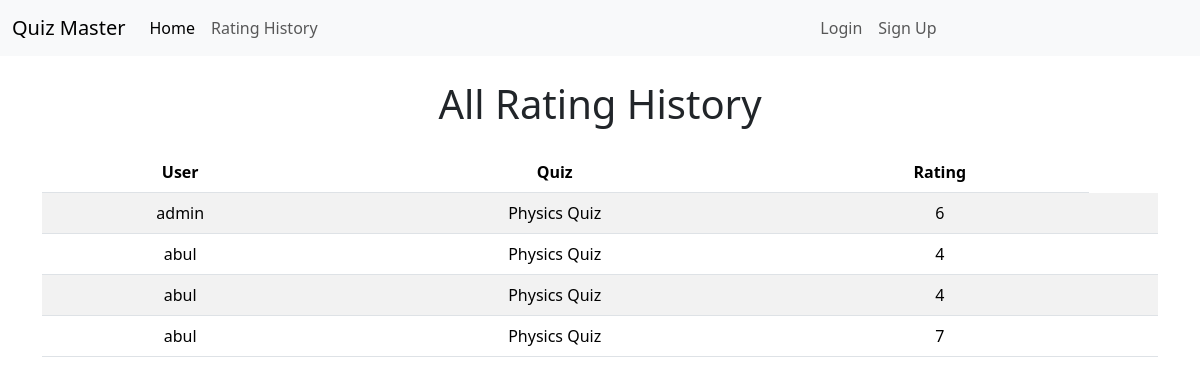
The app's page /rating_history/, older data.
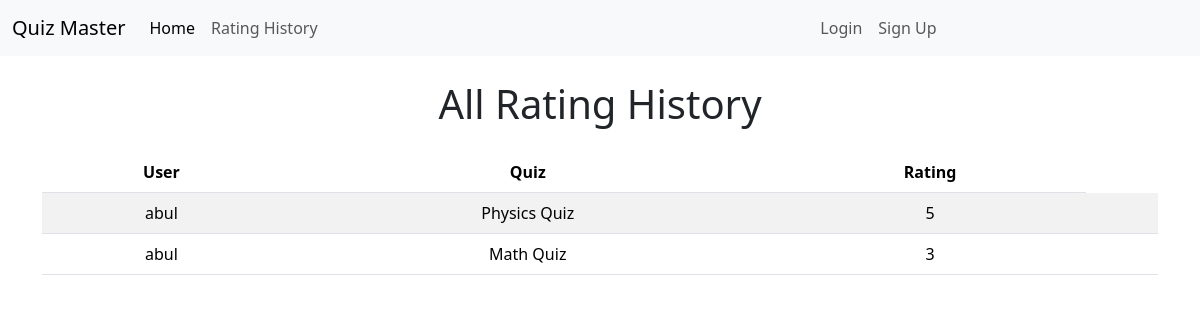
The same page, newer data.
### quizzes/models.py (models this page shows, shortened)
class QuizRating(models.Model):
    user = models.ForeignKey(User, on_delete=models.CASCADE)
    quiz = models.ForeignKey(Quiz, on_delete=models.CASCADE)
    rating = models.PositiveIntegerField(choices=RATING_RANGE)

class Quiz(models.Model):
    title = models.CharField(max_length=255)
    description = models.TextField()
    category = models.ForeignKey(Category, on_delete=models.CASCADE)
    has_time_limit = models.BooleanField(default=False)

### core/views.py (the view)
# urls.py: path('rating_history/', rating_history, name='rating_history'),
def rating_history(request):
    all_ratings = QuizRating.objects.all()
    context = {
        'all_ratings': all_ratings,
    }
    return render(request, 'rating_history.html', context)

### core/templates/rating_history.html (shortened to what this page needs)
{% extends 'base.html' %}
{% block content %}
<div class="container mt-4">
    {% if all_ratings %}
    <h1 class="text-center mb-4">All Rating History</h1>
    <table class="table table-striped table-hover text-center">
        <thead class="thead-dark">
            <tr>
                <th scope="col">User</th>
                <th scope="col">Quiz</th>
                <th scope="col">Rating</th>
            </tr>
        </thead>
        <tbody>
            {% for rating in all_ratings %}
            <tr>
                <td>{{ rating.user.username }}</td>
                <td>{{ rating.quiz.title }}</td>
                <td>{{ rating.rating }}</td>
                <td>
                </td>
            </tr>
            {% endfor %}
        </tbody>
    </table>
    {% else %}
    <p class="text-muted">No ratings available.</p>
    {% endif %}
</div>
{% endblock %}

### core/templates/base.html (shortened to what this page needs)
<!doctype html>
<html lang="en">
<head>
    <link href="https://cdn.jsdelivr.net/npm/bootstrap@5.3.2/dist/css/bootstrap.min.css" rel="stylesheet"
>
    {% load static %}
</head>
<body>
    {% include 'navbar.html' %}
    {% block content %}
    {% endblock %}
</body>
</html>

### core/templates/navbar.html (shortened to what this page needs)
<nav class="navbar navbar-expand-lg bg-body-tertiary">
    <div class="container-fluid">
        <a class="navbar-brand" href="{% url 'home' %}">Quiz Master</a>
        <div class="collapse navbar-collapse" id="navbarSupportedContent">
            <ul class="navbar-nav me-auto mb-2 mb-lg-0">
                <li class="nav-item">
                    <a class="nav-link active" aria-current="page" href="{% url 'home' %}">Home</a>
                </li>
                <li class="nav-item">
                    <a class="nav-link" href="{% url 'rating_history' %}">Rating History</a>
                </li>
            </ul>
        </div>
        <div class="collapse navbar-collapse" id="navbarSupportedContent">
            <ul class="navbar-nav me-auto mb-2 mb-lg-0">
                {% if user.is_authenticated %}
                <div class="nav-item">
                    <a class="nav-link" href="{% url 'leaderboard' %}">Leaderboard</a>
                </div>
                <li class="nav-item">
                    <a class="nav-link" href="{% url 'privacy_settings' %}">Privacy Settings</a>
                </li>
                <li class="nav-item">
                    <a class="nav-link" href="{% url 'logout' %}">Logout</a>
                </li>
                {% else %}
                <li class="nav-item">
                    <a class="nav-link" href="{% url 'login' %}">Login</a>
                </li>
                <li class="nav-item">
                    <a class="nav-link" href="{% url 'signup' %}">Sign Up</a>
                </li>
                {% endif %}
            </ul>
        </div>
    </div>
</nav>

Row changes from the older to the newer data that the page shows:
removed QuizRating: user.username "admin", quiz "Physics Quiz", rating "6"
removed QuizRating: user.username "abul", quiz "Physics Quiz", rating "4"
removed QuizRating: user.username "abul", quiz "Physics Quiz", rating "4"
removed QuizRating: user.username "abul", quiz "Physics Quiz", rating "7"
added QuizRating: user.username "abul", quiz "Physics Quiz", rating "5"
added QuizRating: user.username "abul", quiz "Math Quiz", rating "3"
